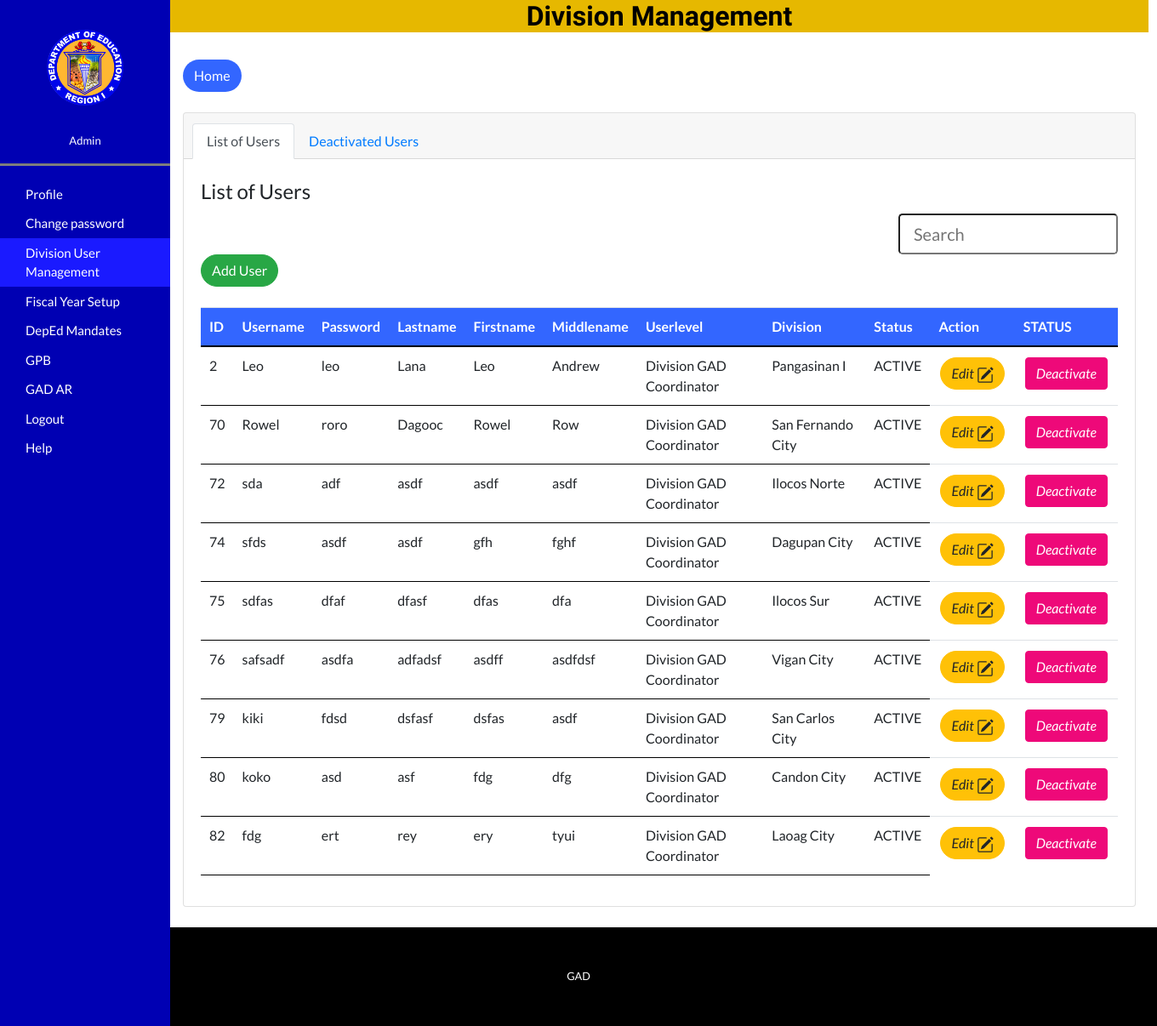
Before: /Regional/divisionmanagement.php (signed in) with the older database file.
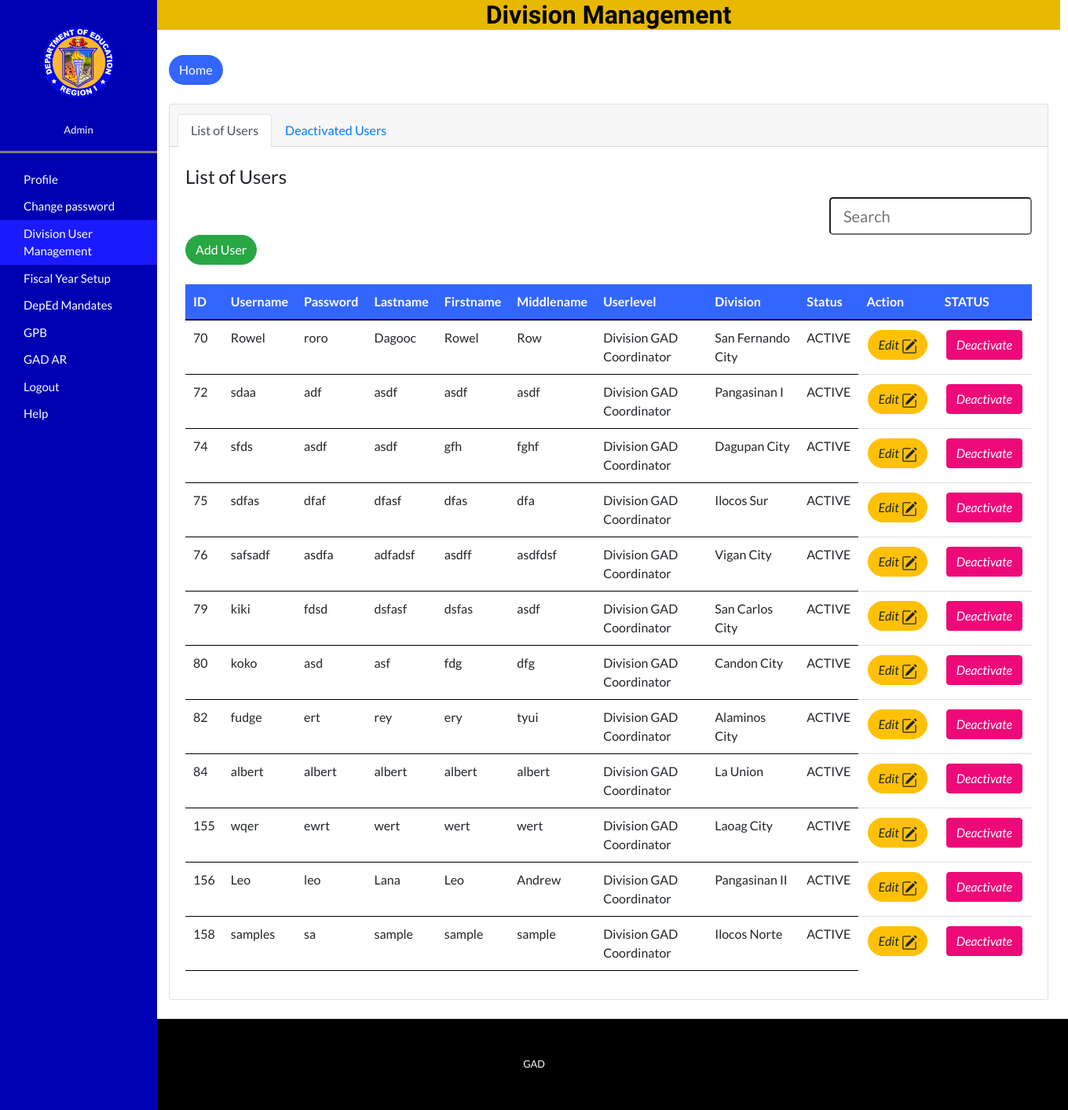
After: the same page with the newer database file.
### tables this page shows
CREATE TABLE `caps` (
  `id` int(255) NOT NULL AUTO_INCREMENT,
  `username` varchar(255) DEFAULT NULL,
  `password` varchar(255) DEFAULT NULL,
  `lastname` varchar(255) DEFAULT '',
  `firstname` varchar(255) DEFAULT NULL,
  `middlename` varchar(255) DEFAULT NULL,
  `userlevel` varchar(255) DEFAULT '',
  `location` varchar(255) DEFAULT NULL,
  `status` varchar(255) DEFAULT '',
  PRIMARY KEY (`id`)
);

### Regional/divisionmanagement.php (the view, shortened to what the changed rows need)
<!DOCTYPE html>
<html lang="en">
  <head>
    <link href="vendor/bootstrap/css/bootstrap.min.css" rel="stylesheet">
    <link href="css/one-page-wonder.min.css" rel="stylesheet">
  </head>
  <body>
    <div class="container-fluid">
    <div class="row flex-nowrap">
        <div class="main">
 <center><h2 style="color: black; background-color: #e6b800;">Division Management</h2></center>
 <br>
<div class="container-fluid">
<br>
  <section>
     <div class="row">
     <div class="col">
     <div class="card" style="width: 70rem;">
         <div class="card-body">
              <br>
      <?php
        include("../connect.php");
         $sql="SELECT * FROM caps WHERE userlevel = 'Division GAD Coordinator' and status='ACTIVE'";
        $result=mysqli_query($conn, $sql);
        echo "<table id='list' class='table table-hover'>";
          echo "<tr>";
            echo "<th style='padding: 10px; background-color: #3366ff; color: white; border-bottom: 2px solid black;'>ID</th>";
            echo "<th style='padding: 10px; background-color: #3366ff; color: white; border-bottom: 2px solid black;'>Username</th>";
            echo "<th style='padding: 10px; background-color: #3366ff; color: white; border-bottom: 2px solid black;'>Password</th>";
            echo "<th style='padding: 10px; background-color: #3366ff; color: white; border-bottom: 2px solid black;'>Lastname</th>";
            echo "<th style='padding: 10px; background-color: #3366ff; color: white; border-bottom: 2px solid black;'>Firstname</th>";
            echo "<th style='padding: 10px; background-color: #3366ff; color: white; border-bottom: 2px solid black;'>Middlename</th>";
            echo "<th style='padding: 10px; background-color: #3366ff; color: white; border-bottom: 2px solid black;'>Userlevel</th>";
             echo "<th style='padding: 10px; background-color: #3366ff; color: white; border-bottom: 2px solid black;'>Division</th>";
            echo "<th style='padding: 10px; background-color: #3366ff; color: white; border-bottom: 2px solid black;'>Status</th>";
            echo "<th style='padding: 10px; background-color: #3366ff; color: white; border-bottom: 2px solid black;'>Action</th>";
            echo "<th style='padding: 10px; background-color: #3366ff; color: white; border-bottom: 2px solid black;'>STATUS</th>";
          echo "</tr>";
          echo "<tbody id='usertable'>";
        if(mysqli_num_rows($result)>0){
          while($row=mysqli_fetch_assoc($result)){
            echo "<tr id=".$row['id'] .">";
              echo "<td style='padding: 10px;border-bottom: 1px solid black;' id='tid'>".$row['id']."</td>";
              echo "<td style='padding: 10px;border-bottom: 1px solid black;' id='tusername'>".$row['username']."</td>";
              echo "<td style='padding: 10px;border-bottom: 1px solid black;' id='tpassword'>".$row['password']."</td>";
              echo "<td style='padding: 10px;border-bottom: 1px solid black;' id='tlastname'>".$row['lastname']."</td>";
              echo "<td style='padding: 10px;border-bottom: 1px solid black;' id='tfirstname'>".$row['firstname']."</td>";
              echo "<td style='padding: 10px;border-bottom: 1px solid black;' id='tmiddlename'>".$row['middlename']."</td>";
              echo "<td style='padding: 10px;border-bottom: 1px solid black;' id='tuserlevel'>".$row['userlevel']."</td>";
              echo "<td style='padding: 10px;border-bottom: 1px solid black;' id='tlocation'>".$row['location']."</td>";
              echo "<td style='padding: 10px;border-bottom: 1px solid black;' id='tstatus'>".$row['status']."</td>";?>
              <td><button class="btn btn-warning rounded-pill edit_user"  value="<?php echo $row['id']; ?>">
                  <i class="bi bi-pencil-square">Edit</i>
                </button>
              </td>
              <td><button class="btn btn-primary edit_status"  value="<?php echo $row['id']; ?>">
                  <i class="bi bi-pencil-square">
                    <?php
                      if ($row['status']=='ACTIVE'){
                        echo "Deactivate";
                      }else {
                        echo "Activate";
                      }
                    ?>
                  </i>
                  </button>
            </td>
              <?php
            echo "</tr>";
          }
        }
        echo "</tbody>";
        echo "</table";
      ?>
      </div>
      </div>
      </div>
      </div>
    </section>
   </div>
   </div>
</div>
 </div>
    <br>
</body>
</html>

Changed rows visible on the page:
removed caps: id "2", username "Leo", password "leo", lastname "Lana", firstname "Leo", middlename "Andrew", userlevel "Division GAD Coordinator", location "Pangasinan I", status "ACTIVE", shows "Deactivate"
changed caps "adf": username "sda" → "sdaa"; location "Ilocos Norte" → "Pangasinan I"
changed caps "ert": username "fdg" → "fudge"; location "Laoag City" → "Alaminos City"
added caps: id "84", username "albert", password "albert", lastname "albert", firstname "albert", middlename "albert", userlevel "Division GAD Coordinator", location "La Union", status "ACTIVE", shows "Deactivate"
added caps: id "155", username "wqer", password "ewrt", lastname "wert", firstname "wert", middlename "wert", userlevel "Division GAD Coordinator", location "Laoag City", status "ACTIVE", shows "Deactivate"
added caps: id "156", username "Leo", password "leo", lastname "Lana", firstname "Leo", middlename "Andrew", userlevel "Division GAD Coordinator", location "Pangasinan II", status "ACTIVE", shows "Deactivate"
added caps: id "158", username "samples", password "sa", lastname "sample", firstname "sample", middlename "sample", userlevel "Division GAD Coordinator", location "Ilocos Norte", status "ACTIVE", shows "Deactivate"
